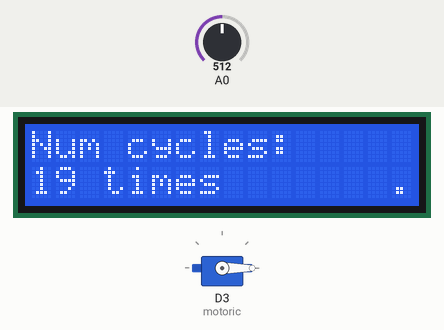
A sketch run on a simulated ESP8266 (NodeMCU). Shown: 16×2 character LCD, servo. Inputs (shaded band) come from the test bench; at power-on: A0 = 512.

Above: at 5.5 s.
5.6 s: A0 set to 139
At 7.1 s:
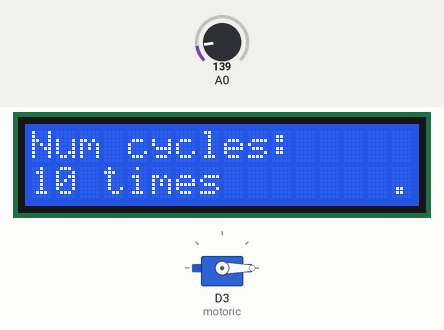
8.8 s: A0 set to 113
At 10.8 s:
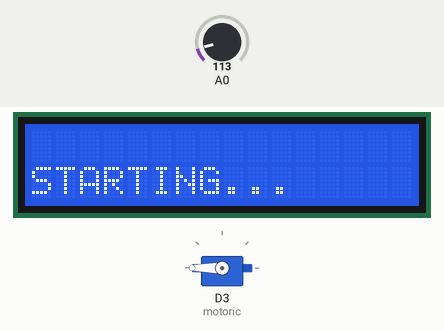
12.0 s: A0 set to 306
At 13.1 s:
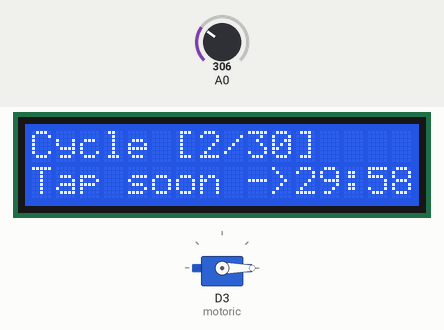
15.2 s: A0 set to 122
At 15.9 s:
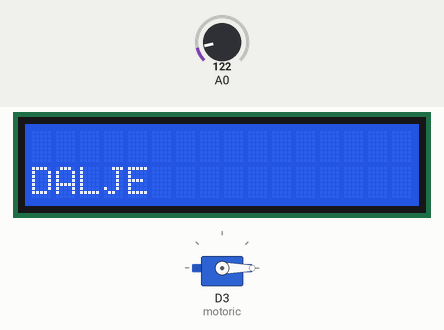
Timing chart, 0 to 18.2 s (numbered marks = the images above; inputs shaded):
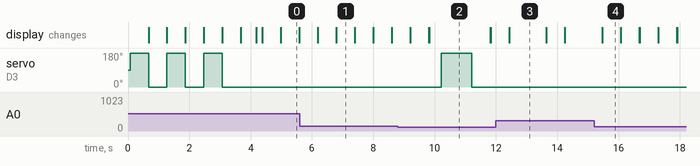

Measured:
- the behaviour switches between 128 and 127 on A0 (found by bisection; images 1 and 2)
- after the input at 8.8 s, servo on D3 (motoric): 0° → 180° after 1.4 s, → 0° 1.0 s later; the display: first changes after 0.41 s (image 2 shows a later state)
- after the input at 12.0 s, the display: first differs from a run without the input after 0.44 s (image 3)
- after the input at 15.2 s, the display: changes after 0.26 s (image 4)
- what the display in image 0 shows lasts 0.6 s, from 5.0 s to 5.6 s
- what the display in image 2 shows lasts 2.0 s, from 9.8 s to 11.8 s
- what the display in image 3 shows lasts 1.2 s, from 12.4 s to 13.6 s

The sketch:

NodeMCU_logic.ino
```cpp
//------------------------------| Configuration and Initialization |------------------------------
#pragma region

#include "config.h"

#include <LiquidCrystal.h>
const int rs=D1, en=D2, d4=D4, d5=D5, d6=D6, d7=D7;
LiquidCrystal lcd(rs,en,d4,d5,d6,d7); //select the pins used on the LCD panel

#define btnNEXT   1
#define btnUP     3
#define btnDOWN   5
#define btnNONE   7

int lcd_key     = 0;
int previous_operation = btnNEXT;
int adc_key_in  = 0;

#include <Servo.h>
Servo motoric;

#include <ESP8266WiFi.h>
WiFiClient client;

#pragma endregion

//------------------------------| Main Application Flow |------------------------------
#pragma region
void setup()
{
    Serial.begin(9600);

    lcd.begin(16, 2);
    lcd.clear();

    motoric.attach(0, 500, 2400);

    // loading animation + servo wiggle/unstuck
    clearLCD();
    lcd.setCursor(0,0);
    lcd.print("LOADING");
    lcd.setCursor(0,1);
    lcd.print("[*");

    motoric.write(IDLE_POSITION);
    for(int i = 1; i < 4; i++)
    {
        motoric.write(PUSH_BUTTON);
        lcd.print("**");
        delay(600);
        motoric.write(IDLE_POSITION);
        lcd.print("**");
        delay(600);
    }
    lcd.print("*]");
    delay(500);
    clearLCD();
    delay(200);
}

int curr_cycle = -1;
int num_cycles = DEFAULT_NUM_CYCLES;
int dur_cycle = DEFAULT_DUR_CYCLES;
int time_since_last_click;
int time_since_last_blink = 0;

void loop()
{
    if (curr_cycle <= 0)
        userMenu(); // User selects number of cycles and length of cycles
    else
        clickingProcedure(); // User setup everything, running the clicking operations

    lcd_key = read_LCD_buttons(); // read input from the buttons
    handleButtonEvents(lcd_key);
}
#pragma endregion

//------------------------------| Shield LCD |------------------------------
#pragma region

void clearLCD()
{
    lcd.setCursor(0, 0);
    lcd.print("                ");
    lcd.setCursor(0, 1);
    lcd.print("                ");
}

void showRemainingTime()
{
    lcd.setCursor(0,1);
    lcd.print("Tap soon ->");

    String output = formatTime_old();
    int n = output.length();
    lcd.setCursor(16-n, 1);
    lcd.print(output);
}

String formatTime_old()
{
    int time_elapse = (millis() - time_since_last_click)/1000;
    int seconds = dur_cycle*60 - time_elapse;
    int minutes = seconds/60;

    if (seconds < 99)
        return "  " + String(seconds) + "s";

    seconds %= 60;
    String temp = String(seconds);
    if (seconds<10)
        temp = "0" + temp;

    temp = String(minutes) + ":" + temp;
    if(minutes<10)
      temp = "0" + temp;

    return temp;
}

void blinkCorner(){
    if(millis()-time_since_last_blink > 1500)
    {
        time_since_last_blink = millis();
        lcd.setCursor(15, 1);
        lcd.print(".");
    }
    else if (millis()-time_since_last_blink > 750)
    {
      lcd.setCursor(15, 1);
      lcd.print(" ");
    }
}

void userMenu()
{
    blinkCorner();
    if (curr_cycle == 0) // Still setting up the duration of cycle
    {
        lcd.setCursor(0, 0);
        lcd.print("Cycle length: ");

        lcd.setCursor(0, 1);
        if(dur_cycle < 10)
            lcd.print(" ");

        lcd.print(String(dur_cycle) + " mins");

    }
    else if (curr_cycle == -1)  // First setting up the number of cycles
    {
        lcd.setCursor(0, 0);
        lcd.print("Num cycles: ");

        lcd.setCursor(0, 1);
        if(num_cycles < 10)
            lcd.print(" ");

        lcd.print(String(num_cycles) + " times");
    }
}

#pragma endregion

//------------------------------| Shield Buttons |------------------------------
#pragma region

int read_LCD_buttons()
{
    adc_key_in = analogRead(0);      // read the value from the sensor
    // my buttons when read are centered at these valius: 18, 236, 522, 802
    // that's roughly EVEN multiples of 128 (0, 256, 512, 768)
    // so midpoints are going to be around ODD multiples of 128
    int coefficient = 128;

    //if (adc_key_in > 1408)
        //return adc_key_in; // We make this the 1st option for speed reasons since it will be the most likely result

    if (adc_key_in < btnNEXT * coefficient) // this one gives off smallest value
        return btnNEXT;

    if (adc_key_in < btnUP * coefficient) // etc in order of value size
        return btnUP;

    if (adc_key_in < btnDOWN * coefficient)
        return btnDOWN;

    //if (adc_key_in < btnNONE * coefficient)
    return btnNONE;
}

void handleButtonEvents(int lcd_key)
{
    int inc_amount;
    if (lcd_key == previous_operation) // triggers if holding same button, or mashing quick
        inc_amount = 5;
    else // if changing between buttons or clicking slowly
        inc_amount = 1;

    previous_operation = lcd_key;

    switch (lcd_key)               // depending on which button was pushed, we perform an action
    {
        case btnNEXT:{ // used for moving from setup1 to setup2 to running
            clearLCD();
            lcd.setCursor(0,1);
            curr_cycle++;

            if (curr_cycle == 1) // first button click commenced
            {
                lcd.print("STARTING...");
                delay(400);
                time_since_last_click = millis();
                motoric.write(PUSH_BUTTON);
                delay(ONE_SECOND);
                motoric.write(IDLE_POSITION);
            }

            else // selected first number, now the second
            {
                lcd.print("DALJE ");
            }
            delay(600);
            clearLCD();
            break;
        }
        case btnUP:{ //used for increasing number in setup1 and setup2
            if (curr_cycle == 0)
                dur_cycle += inc_amount;
            else if (curr_cycle == -1)
                num_cycles += inc_amount;
            delay(600);
            break;
        }
        case btnDOWN:{ // used for decreasing
            if (curr_cycle == 0){
                if (dur_cycle <= 5) // to slow down changes, even if mashed
                    inc_amount = 1;
                if (dur_cycle > inc_amount)
                    dur_cycle -= inc_amount;
            }
            else if (curr_cycle == -1){
                if (num_cycles <= 5) // to slow down changes, even if mashed
                      inc_amount = 1;
                if (num_cycles > inc_amount)
                    num_cycles -= inc_amount;
            }
            delay(600);
            break;
        }
    }
}
#pragma endregion

//------------------------------| Servo Motor Component/Module |------------------------------
#pragma region

void clickingProcedure()
{
    lcd.setCursor(0,0);
    lcd.print("Cycle [" + String(curr_cycle) + "/" + String(num_cycles) + "]");

    int sec_elapsed = (millis() - time_since_last_click)/1000;
    int sec_remaining = 60*dur_cycle - sec_elapsed;

    if( sec_remaining > 0 ){
        showRemainingTime();
        return;
    }

    motoric.write(PUSH_BUTTON);
    delay(ONE_SECOND);
    motoric.write(IDLE_POSITION);

    time_since_last_click = millis();

    curr_cycle++;
    if (curr_cycle < num_cycles) // we must do more cycles, exit loop
        return;
    else
        finishedProcedure();
}

void finishedProcedure()
{
    clearLCD();
    lcd.setCursor(0,0);
    lcd.print("Done all " + String(num_cycles) + "cycles");
    lcd.setCursor(0,1);
    int time_min = int(millis()/60000);
    int time_hr = int(time_min/60); time_min = time_min % 60;
    String time_output = String(time_hr) + "h" + String(time_min) + "m";

    lcd.print("Total " + time_output);
    while(true)
    {
        delay(ONE_SECOND);
        lcd.setCursor(15,1);
        lcd.print(".");
        delay(ONE_SECOND);
        lcd.setCursor(15,1);
        lcd.print(" ");
    }
}
#pragma endregion

//------------------------------| Future WiFi Operations |------------------------------
#pragma region
void WIFIsetup()
{
    /* Connecting to the WiFi
    int retries = 0;
    while ((WiFi.status() != WL_CONNECTED)) {
        retries++;
        delay(ONE_SECOND);
        Serial.print(".");
        if (retries > 14) {
          Serial.println(F("WiFi connection FAILED"));
          break;
        }
    }
    if (WiFi.status() == WL_CONNECTED) {
        Serial.println(F("WiFi connected!"));
        Serial.println("IP address: ");
        Serial.println(WiFi.localIP());
    }*/
}
#pragma endregion
```

config.h
```cpp
#ifndef CONFIG_H
#define CONFIG_H

// Feel free to change these according to your needs
#define WIFI_SSID       "HUAWEI P10 lite"
#define WIFI_PASSWORD   "knin2022"
#define DEFAULT_NUM_CYCLES 20 // times
#define DEFAULT_DUR_CYCLES 30 // minutes

// Do not change the ones below
#define ONE_SECOND 995 // remove 5ms to account for 10s delay each 30min of device operation
#define IDLE_POSITION 0 // degrees of rotation in servo
#define PUSH_BUTTON 180 // degrees of rotation in servo

#endif
```
